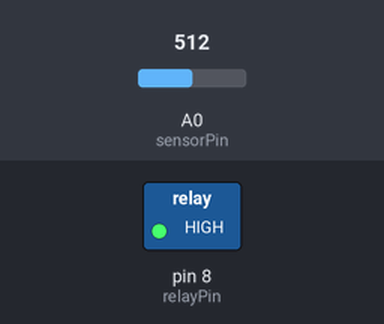
Bench run of a sketch on a simulated Arduino Uno, built with avr-gcc and run on an emulated ATmega328P. On the bench: switched loads named in the sketch (green lamp = pin HIGH). Inputs (shaded band) come from the test bench; at power-on: A0 (sensorPin) = 512. Storage starts empty; what the sketch prints to the serial monitor is not drawn.

Above: at 0.1 s.
At 60.1 s:
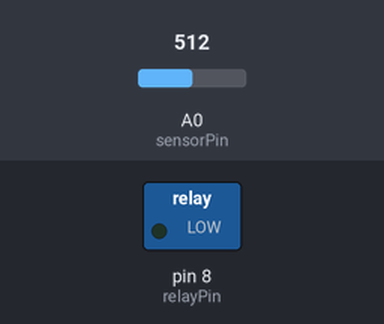
Timing chart, 0 to 73.5 s (numbered marks = the images above):
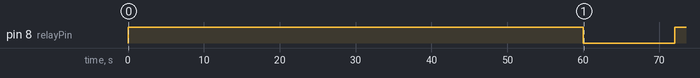

Measured:
- by itself, pin 8 (relayPin): LOW → HIGH at 0.03 s, → LOW 60.0 s later, → HIGH 12.0 s later

The sketch:

sisd.ino
```cpp
// smart irrigation + sd
// trouble: linux > gnome-disks > format disk

#include <SPI.h>
#include <SD.h>

// sd
File myFile;

// si
int sensorPin = A0;
int sensorValue = 0;
int relayPin = 8;

void setup(){
    pinMode(sensorPin, INPUT);
    pinMode(relayPin, OUTPUT);
    Serial.begin(9600);

    // sd

    if (!SD.begin()) {
        Serial.println("failed");
        return;
    }

    Serial.println("initialized");
}

void loop(){
    sensorValue = analogRead(sensorPin);
    Serial.println(sensorValue);

    // sd
    myFile = SD.open("sidata.txt", FILE_WRITE);
    myFile.print(sensorValue);
    myFile.print(",");
    myFile.close();

    if(sensorValue > 440) {
        digitalWrite(relayPin, 1);
        // pause to let water infiltrate
        // adjust according to hose length
        delay(60000);
        digitalWrite(relayPin, 0);
        delay(10000);

    } else {
        digitalWrite(relayPin, 0);
    }

    delay(2000);
}
```
